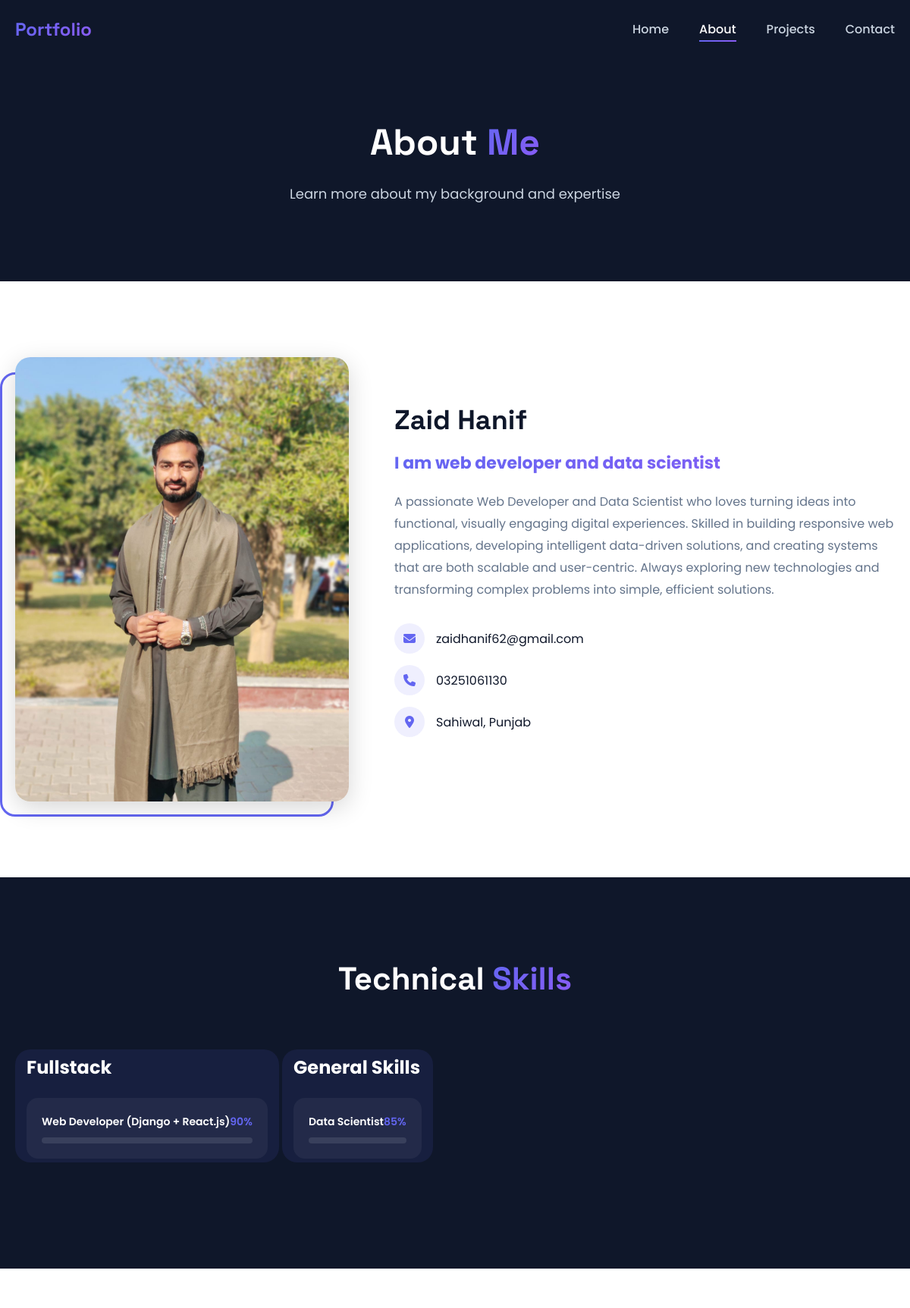
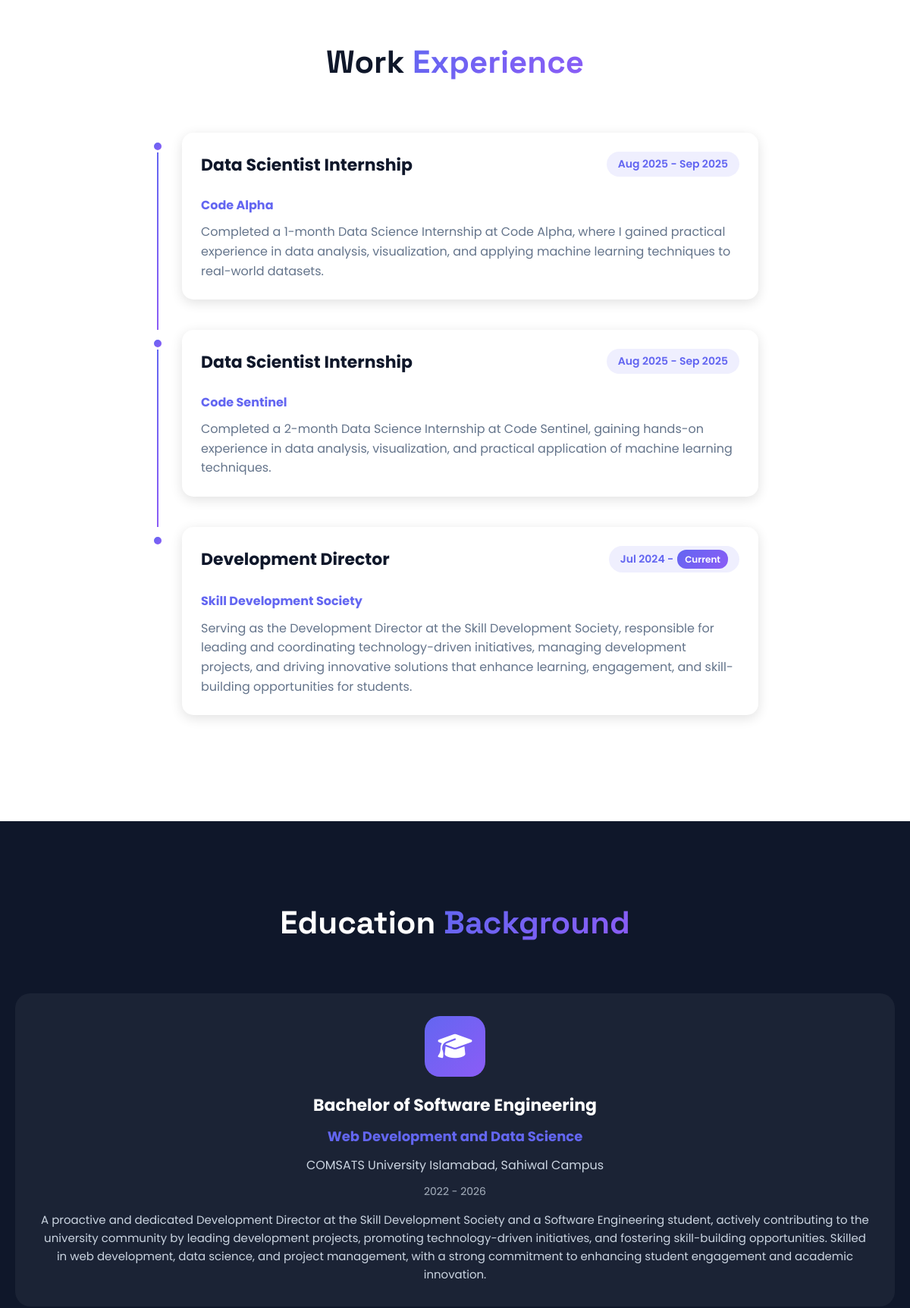
The page /about/ (upper part) on the database its author committed (2 pictures, top to bottom).
### portfolio/models.py (models this page shows, shortened)
class Profile(models.Model):
    name = models.CharField(max_length=200)
    tagline = models.CharField(max_length=200)
    bio = models.TextField()
    profile_image = models.ImageField(upload_to='profile/')
    resume = models.FileField(upload_to='profile/', blank=True)
    email = models.EmailField()
    phone = models.CharField(max_length=20, blank=True)
    location = models.CharField(max_length=200, blank=True)
    github = models.URLField(blank=True)
    linkedin = models.URLField(blank=True)
    twitter = models.URLField(blank=True)

class Skill(models.Model):
    name = models.CharField(max_length=100)
    percentage = models.IntegerField(default=0)
    category = models.CharField(max_length=50, choices=[
        ('frontend', 'Frontend'),
        ('backend', 'Backend'),
        ('fullstack', 'Full Stack'),
        ('tools', 'Tools & Others'),
    ], blank=True, null=True)  # Made optional

class Experience(models.Model):
    company = models.CharField(max_length=200)
    position = models.CharField(max_length=200)
    description = models.TextField()
    start_date = models.DateField()
    end_date = models.DateField(null=True, blank=True)
    current = models.BooleanField(default=False)
    class Meta:
        ordering = ['-start_date']

class Education(models.Model):
    institution = models.CharField(max_length=200)
    degree = models.CharField(max_length=200)
    field = models.CharField(max_length=200)
    start_date = models.DateField()
    end_date = models.DateField(null=True, blank=True)
    description = models.TextField(blank=True)
    class Meta:
        ordering = ['-start_date']

### portfolio/views.py (the view)
# urls.py: path('about/', views.about, name='about'),
def about(request):
    profile = Profile.objects.first()
    skills = Skill.objects.all()
    experiences = Experience.objects.all()
    educations = Education.objects.all()
    context = {
        'profile': profile,
        'skills': skills,
        'experiences': experiences,
        'educations': educations,
    }
    return render(request, 'portfolio/about.html', context)

### portfolio/templates/portfolio/about.html (shortened to what this page needs)
{% extends 'portfolio/base.html' %}
{% load static %}
{% block content %}
<section class="page-hero">
    <div class="container">
        <div class="page-hero-content" data-aos="fade-up">
            <h1 class="page-title">About <span class="gradient-text">Me</span></h1>
            <p class="page-subtitle">Learn more about my background and expertise</p>
        </div>
    </div>
</section>
{% if profile %}
<section class="about-content section-padding">
    <div class="container">
        <div class="about-grid">
            <div class="about-image" data-aos="fade-right">
                {% if profile.profile_image %}
                    <img src="{{ profile.profile_image.url }}" alt="{{ profile.name }}">
                {% else %}
                    <div class="about-image-placeholder">
                        <i class="fas fa-user"></i>
                    </div>
                {% endif %}
            </div>
            <div class="about-text" data-aos="fade-left">
                <h2>{{ profile.name }}</h2>
                <h3 class="gradient-text">{{ profile.tagline }}</h3>
                <p>{{ profile.bio }}</p>
                <div class="about-info">
                    {% if profile.email %}
                        <div class="info-item">
                            <i class="fas fa-envelope"></i>
                            <span>{{ profile.email }}</span>
                        </div>
                    {% endif %}
                    {% if profile.phone %}
                        <div class="info-item">
                            <i class="fas fa-phone"></i>
                            <span>{{ profile.phone }}</span>
                        </div>
                    {% endif %}
                    {% if profile.location %}
                        <div class="info-item">
                            <i class="fas fa-map-marker-alt"></i>
                            <span>{{ profile.location }}</span>
                        </div>
                    {% endif %}
                </div>
            </div>
        </div>
    </div>
</section>
{% endif %}
{% if skills %}
<section class="skills-detailed section-padding bg-dark">
    <div class="container">
        <div class="section-header" data-aos="fade-up">
            <h2 class="section-title">Technical <span class="gradient-text">Skills</span></h2>
        </div>
        {% regroup skills by category as skills_by_category %}
        {% for category in skills_by_category %}
            <div class="skill-category" data-aos="fade-up">
                <h3>
                    {% if category.grouper %}
                        {{ category.grouper|title }}
                    {% else %}
                        General Skills
                    {% endif %}
                </h3>
                <div class="skills-list">
                    {% for skill in category.list %}
                        <div class="skill-item">
                            <div class="skill-header">
                                <span class="skill-name">{{ skill.name }}</span>
                                <span class="skill-percent">{{ skill.percentage }}%</span>
                            </div>
                            <div class="skill-bar-wrapper">
                            </div>
                        </div>
                    {% endfor %}
                </div>
            </div>
        {% endfor %}
    </div>
</section>
{% endif %}
{% if experiences %}
<section class="experience-detailed section-padding">
    <div class="container">
        <div class="section-header" data-aos="fade-up">
            <h2 class="section-title">Work <span class="gradient-text">Experience</span></h2>
        </div>
        <div class="timeline-detailed">
            {% for experience in experiences %}
                <div class="timeline-item-detailed" data-aos="fade-up">
                    <div class="timeline-marker"></div>
                    <div class="timeline-card">
                        <div class="timeline-header">
                            <h3>{{ experience.position }}</h3>
                            <span class="timeline-date">
                                {{ experience.start_date|date:"M Y" }} -
                                {% if experience.current %}
                                    <span class="badge-current">Current</span>
                                {% else %}
                                    {{ experience.end_date|date:"M Y" }}
                                {% endif %}
                            </span>
                        </div>
                        <h4>{{ experience.company }}</h4>
                        <p>{{ experience.description }}</p>
                    </div>
                </div>
            {% endfor %}
        </div>
    </div>
</section>
{% endif %}
{% if educations %}
<section class="education-section section-padding bg-dark">
    <div class="container">
        <div class="section-header" data-aos="fade-up">
            <h2 class="section-title">Education <span class="gradient-text">Background</span></h2>
        </div>
        <div class="education-grid">
            {% for education in educations %}
                <div class="education-card" data-aos="fade-up" data-aos-delay="{{ forloop.counter0|add:100 }}">
                    <div class="education-icon">
                        <i class="fas fa-graduation-cap"></i>
                    </div>
                    <h3>{{ education.degree }}</h3>
                    <h4>{{ education.field }}</h4>
                    <p class="education-institution">{{ education.institution }}</p>
                    <p class="education-date">
                        {{ education.start_date|date:"Y" }} -
                        {% if education.end_date %}
                            {{ education.end_date|date:"Y" }}
                        {% else %}
                            Present
                        {% endif %}
                    </p>
                    {% if education.description %}
                        <p class="education-description">{{ education.description }}</p>
                    {% endif %}
                </div>
            {% endfor %}
        </div>
    </div>
</section>
{% endif %}
{% endblock %}

### rows shown on the page
Profile: profile_image (picture), name "Zaid Hanif", tagline "I am web developer and data scientist", bio "A passionate Web Developer and Data Scientist who loves turning ideas into functional, visually engaging digital experiences. Skilled in building responsive web applications, developing intelligent data-driven solutions, and creating systems that are both scalable and user-centric. Always exploring new technologies and transforming complex problems into simple, efficient solutions.", email "zaidhanif62@gmail.com", phone "03251061130", location "Sahiwal, Punjab"
Skill: grouper "Fullstack", name "Web Developer (Django + React.js)", percentage "90"
Skill: name "Data Scientist", percentage "85"
Experience: position "Data Scientist Internship", start_date "Aug 2025", end_date "Sep 2025", company "Code Alpha", description "Completed a 1-month Data Science Internship at Code Alpha, where I gained practical experience in data analysis, visualization, and applying machine learning techniques to real-world datasets."
Experience: position "Data Scientist Internship", start_date "Aug 2025", end_date "Sep 2025", company "Code Sentinel", description "Completed a 2-month Data Science Internship at Code Sentinel, gaining hands-on experience in data analysis, visualization, and practical application of machine learning techniques."
Experience: position "Development Director", start_date "Jul 2024", current "Current", company "Skill Development Society", description "Serving as the Development Director at the Skill Development Society, responsible for leading and coordinating technology-driven initiatives, managing development projects, and driving innovative solutions that enhance learning, engagement, and skill-building opportunities for students."
Education: degree "Bachelor of Software Engineering", field "Web Development and Data Science", institution "COMSATS University Islamabad, Sahiwal Campus", start_date "2022", end_date "2026", description "A proactive and dedicated Development Director at the Skill Development Society and a Software Engineering student, actively contributing to the university community by leading development projects, promoting technology-driven initiatives, and fostering skill-building opportunities. Skilled in web development, data science, and project management, with a strong commitment to enhancing student engagement and academic innovation."
